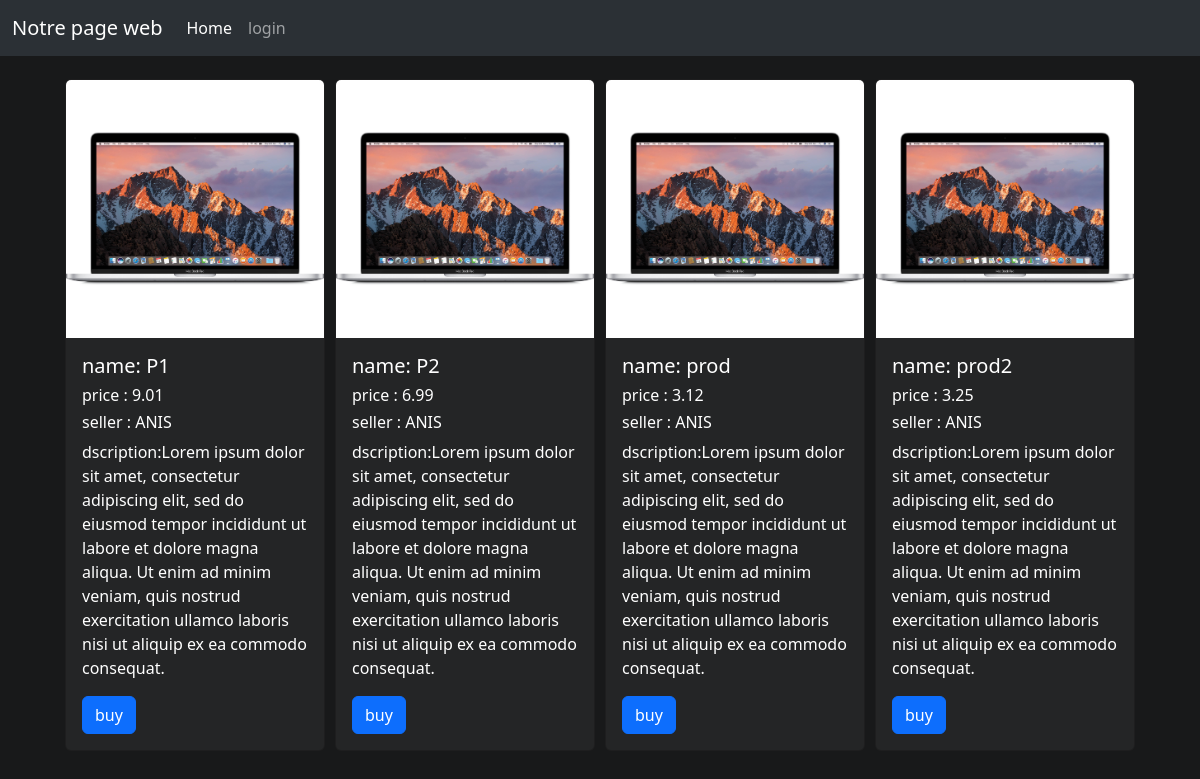
The app's page /seller/1/ with its own data.
### myapp/models.py (models this page shows, shortened)
class Produit(models.Model):
    name = models.fields.CharField(max_length=100)
    pic = models.ImageField()
    description = models.fields.TextField(max_length=1000)
    price = models.fields.DecimalField(max_digits = 3,  decimal_places = 2,null=True)
    seller = models.ForeignKey(Seller, on_delete=models.CASCADE)

class Seller(models.Model):
    name = models.fields.CharField(max_length=100)
    email = models.EmailField(max_length=254)
    dateOfBirth = models.DateField(null =True, blank=True, default='2000-01-01')
    profilePicture = models.ImageField()
    shopifyLink = models.URLField(max_length = 200)
    def __str__(self):
        return self.name

### myapp/views.py (the view)
# urls.py: path('seller/<int:seller_id>/', views.seller_detail, name='seller_detail'),
def seller_detail(request, seller_id):
    seller = Seller.objects.get(pk=seller_id)
    products = Produit.objects.filter(seller=seller_id)
    return render(request, 'myapp/seller.html', {'seller': seller, 'products': products})

### myapp/templates/myapp/seller.html
{% extends 'myapp/main.html' %}
{% block content %}
<div class="main-container">
    {% for product in products %}
    <div class="card" style="width: 18rem;margin:5px;">
        <img src="{{product.pic.url }}" class="card-img-top" alt="productpic">
        <div class="card-body">
          <h5 class="card-title">name: {{product.name}}</h5>
          <h6 class="card-title">price : {{product.price}}</h6>
          <h6 class="card-title">seller : {{product.seller}}</h6>
          <p class="card-text"> dscription:{{product.description}}</p>
          <a href="#" class="btn btn-primary">buy</a>
        </div>
    </div>
{% endfor %}
</div>
{% endblock %}

### myapp/templates/myapp/main.html (style rules this page uses)
body { background-color:#18191a; }
.main-container { width:90%; height:350px; display: flex; justify-content: center; align-items: center; position: absolute; top: 30%; left: 5%; }
.card { color: white; background-color:#242526 ; width: 18rem; margin: 10px; }

### records on screen
Produit: pic (picture), name "P1", price "9.01", seller "ANIS", description "Lorem ipsum dolor sit amet, consectetur adipiscing elit, sed do eiusmod tempor incididunt ut labore et dolore magna aliqua. Ut enim ad minim veniam, quis nostrud exercitation ullamco laboris nisi ut aliquip ex ea commodo consequat."
Produit: pic (picture), name "P2", price "6.99", seller "ANIS", description "Lorem ipsum dolor sit amet, consectetur adipiscing elit, sed do eiusmod tempor incididunt ut labore et dolore magna aliqua. Ut enim ad minim veniam, quis nostrud exercitation ullamco laboris nisi ut aliquip ex ea commodo consequat."
Produit: pic (picture), name "prod", price "3.12", seller "ANIS", description "Lorem ipsum dolor sit amet, consectetur adipiscing elit, sed do eiusmod tempor incididunt ut labore et dolore magna aliqua. Ut enim ad minim veniam, quis nostrud exercitation ullamco laboris nisi ut aliquip ex ea commodo consequat."
Produit: pic (picture), name "prod2", price "3.25", seller "ANIS", description "Lorem ipsum dolor sit amet, consectetur adipiscing elit, sed do eiusmod tempor incididunt ut labore et dolore magna aliqua. Ut enim ad minim veniam, quis nostrud exercitation ullamco laboris nisi ut aliquip ex ea commodo consequat."
